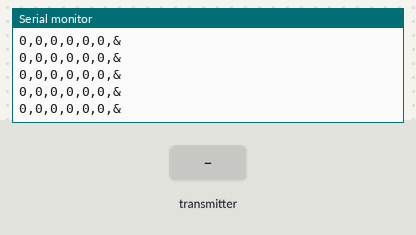
Bench run of a sketch on a simulated Arduino Uno, built with avr-gcc and run on an emulated ATmega328P. Parts: the last lines printed to the serial monitor. The inputs (shaded band) are chosen by the test bench. No radio packets arrive unless stated.

Above: at 1.2 s.
1.3 s: the transmitter starts sending roulis = 256
At 1.51 s:
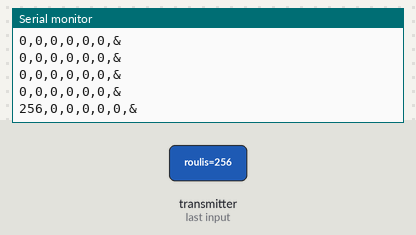
2.8 s: the transmitter starts sending tangage = 256
At 3.03 s:
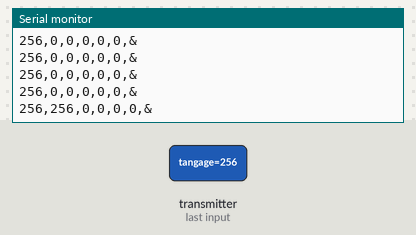
5.8 s: the transmitter starts sending lacet = 256
At 6.08 s:
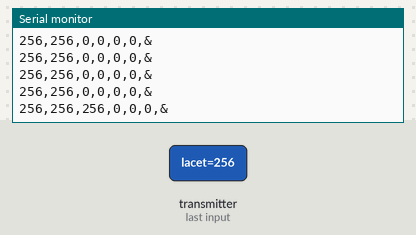
7.3 s: the transmitter starts sending pression = 1
At 7.45 s:
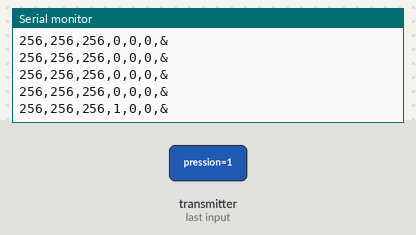
8.8 s: the transmitter starts sending pourcentage_batterie = 64
At 8.97 s:
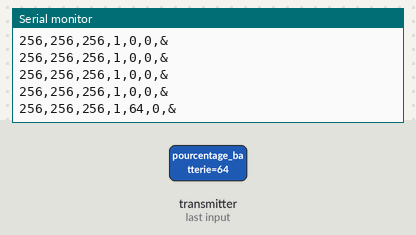
10.3 s: the transmitter starts sending orientation = 64
At 10.49 s:
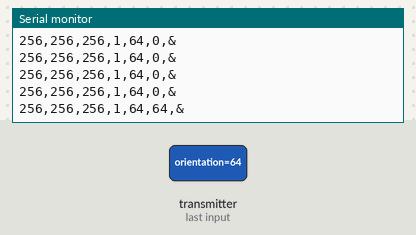

Measured:
- after the input at 1.3 s, the serial monitor: prints a new line after 0.08 s (image 1)
- after the input at 2.8 s, the serial monitor: prints a new line after 0.10 s (image 2)
- after the input at 5.8 s, the serial monitor: prints a new line after 0.14 s (image 3)
- after the input at 7.3 s, the serial monitor: prints a new line at once (image 4)
- after the input at 8.8 s, the serial monitor: prints a new line at once (image 5)
- after the input at 10.3 s, the serial monitor: prints a new line after 0.06 s (image 6)

The sketch:

RX_programme.ino
```cpp
#include <Arduino.h>
#include <SPI.h>       //Librairies nécessaires pour le transfert
#include <nRF24L01.h>
#include <RF24.h>


const uint64_t adresse = 12345;    //Adresse de la radio

RF24 radio(7, 8);  // Déclaration de la radio et affectation des pins 7 (CE) et 8 (CS) de l'arduino

typedef struct {
  short roulis = 0;
  short tangage = 0;
  short lacet = 0;                //Structure du paquet de 9 octets envoyés, les 3 shorts sont nécessaires car les valeures sont des entiers relatifs
  short pression = 0;
  byte pourcentage_batterie = 0;
  byte orientation = 0;
}
MyData;
MyData paquet;


/**************************************************/

void setup()
{    Serial.begin(9600);    //Initialisation du port de série
  radio.begin();
  radio.setPALevel(RF24_PA_MIN);
  radio.setDataRate(RF24_250KBPS); // Initialisation de la radio
  radio.setAutoAck(false);

  radio.openReadingPipe(1,adresse);
  radio.startListening();

}

/**************************************************/


void loop()
{
  if(radio.available() != 0){
   radio.read(&paquet, 10);        //Lecture des paquets entrants
  }


  Serial.print(paquet.roulis);      //Transmission des données via le port de Série
  Serial.print(",");
  Serial.print(paquet.tangage);
  Serial.print(",");
  Serial.print(paquet.lacet);
  Serial.print(",");
  Serial.print(paquet.pression);
  Serial.print(",");
  Serial.print(paquet.pourcentage_batterie);
  Serial.print(",");
  Serial.print(paquet.orientation);
  Serial.print(",");
  Serial.print("&");
  Serial.println("");
  delay(150);

}

/**************************************************/
```
